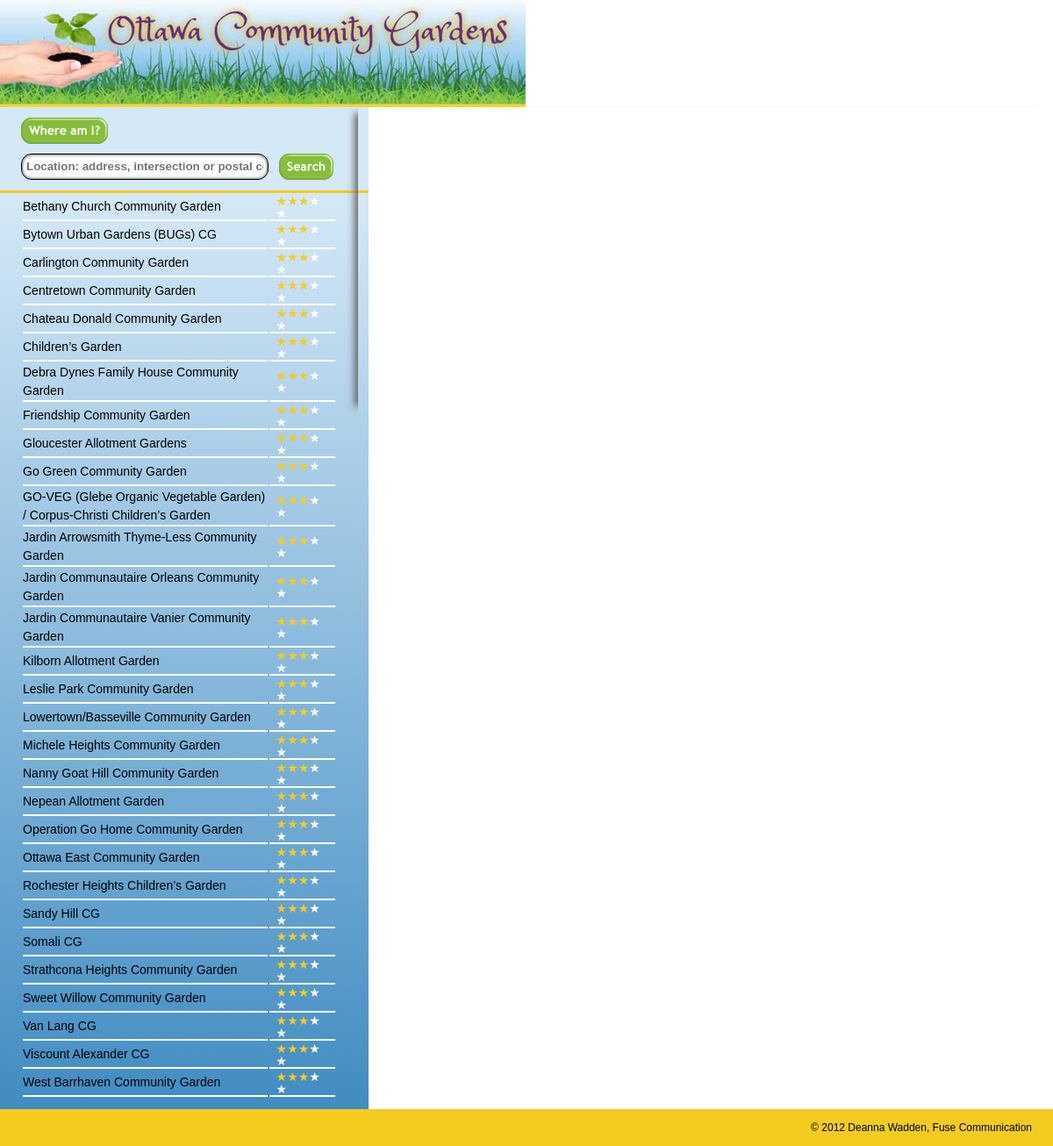
The page / on the database its author committed.
### tables this page shows
CREATE TABLE IF NOT EXISTS `garden_locations` (
  `id` int(11) NOT NULL AUTO_INCREMENT,
  `name` varchar(255) NOT NULL,
  `street_address` text NOT NULL,
  `longitude` double NOT NULL,
  `latitude` double NOT NULL,
  `rate_count` int(11) NOT NULL,
  `rate_total` int(11) NOT NULL,
  `contact` varchar(80) NOT NULL,
  `email` varchar(50) NOT NULL,
  `url` varchar(50) NOT NULL,
  PRIMARY KEY (`id`)
);

### index.php (the view, shortened to what this page needs)
<?php
require_once 'includes/db.php';
$results = $db->query('
	SELECT id, name, street_address, longitude, latitude,  rate_count, rate_total
	FROM garden_locations
	ORDER BY name ASC
');
include_once 'includes/wrapper-top.php';
?>
<div class="wrapper">
	<div id="geolocation">
		<button id="geo">Where Am I?</button>
		<form id="geo-form">
			<input type="text" id="adr" placeholder="Location: address, intersection or postal code">
			<input type="submit">
		</form>
	</div>
	<div id="map"></div>
	<div id="main-list" class="gradient">
		<table>
			<tbody class="garden-list">
				<?php foreach ($results as $garden) : ?>
					<?php
						if ($garden['rate_count'] > 0) {
							$rating = round($garden['rate_total'] / $garden['rate_count']);
						} else {
							$rating = 0;
						}
					?>
					<tr data-id="<?php echo $garden['id']; ?>">
						<td class="names" itemscope itemtype="http://schema.org/CivicStructure">
								<a href="single.php?id=<?php echo $garden['id']; ?>" itemprop="name"><?php echo $garden['name']; ?></a>
						</td>
						<td class="rating">
							<ol class="rater">
								<?php for ($i = 1; $i <= 5; $i++) : ?>
									<?php $class = ($i <= $rating) ? 'is-rated' : ''; ?>
									<li class="rater-level <?php echo $class; ?>">★</li>
								<?php endfor; ?>
							</ol>
						</td>
					</tr>
				<?php endforeach; ?>
			</tbody>
		</table>
	</div>
</div>
<?php
include_once 'includes/wrapper-bottom.php';
?>

### css/public.css (style rules this page uses)
html { margin: 0; padding:0; }
body { margin: 0; padding:0; min-width: 320 px; font: normal 100%/1.5 "Trebuchet MS", Arial, Helvetica, sans-serif; }
.wrapper { position: relative; }
#geolocation { margin: 0; padding: 3%; width: 96%; background-color: #d5e8f7; border-bottom: 3px solid #f4cc20; }
button[id="geo"] { margin-bottom: 1%; padding: 0; width: 99px; height: 30px; background: url("../images/geolocation-btn.png") no-repeat left top; border: 0; overflow: hidden; text-indent: -999em; }
input[type="text"] { margin-top: 2%; padding: 5px; width: 75%; height: 18px; border: 1px solid #000; -webkit-border-radius: 12px; -moz-border-radius: 12px; border-radius: 12px; -webkit-box-shadow: inset 0px 0px 3px 1px rgba(0, 0, 0, .5); -moz-box-shadow: inset 0px 0px 3px 1px rgba(0, 0, 0, .5); box-shadow: inset 0px 0px 3px 1px rgba(0, 0, 0, .5); color: #999; font-weight: bold; }
input[type="submit"] { margin: 2% 1%; padding: 0; width: 62px; height: 30px; float: right; background: url("../images/search-btn.png") no-repeat left top; border: 0; overflow: hidden; text-indent: -999em; }
#map { margin: 0; padding: 0; height: 350px; width: 100%; }
#main-list { margin: 0; padding: 3%; width: 94%; background: #d5e8f7; background: -moz-linear-gradient(top, #d5e8f7 0%, #418cc2 100%); background: -webkit-gradient(linear, left top, left bottom, color-stop(0%,#d5e8f7), color-stop(100%,#418cc2)); background: -webkit-linear-gradient(top, #d5e8f7 0%,#418cc2 100%); background: -o-linear-gradient(top, #d5e8f7 0%,#418cc2 100%); background: -ms-linear-gradient(top, #d5e8f7 0%,#418cc2 100%); background: linear-gradient(top, #d5e8f7 0%,#418cc2 100%); filter: progid:DXImageTransform.Microsoft.gradient( startColorstr='#d5e8f7', endColorstr='#418cc2',GradientType=0 ); }
.names { margin: 0; padding: 0; width: 41%; border-bottom: 2px solid #fff; font-size: .875em; line-height: 1.5; }
.garden-list a { color: #000; text-decoration: none; }
ol.rater { margin: 0; padding: 0; display: inline; list-style-type: none; }
.rating { padding: 0 2%; width: 16%; border-bottom: 2px solid #fff; font-size: .875em; }
.rater { display: inline-block; margin: 0; padding: 0; vertical-align: middle; list-style-type: none; line-height: 1; }
.rater-level { float: left; color: #fff; }
.rater-level a:hover, .rater-level a:focus, .rater-level a:active, .is-rated, .is-rated a, .is-rated a:link, .is-rated a:visited, .is-rated a:hover, .is-rated a:focus, .is-rated a:active, .is-rated-hover a, .is-rated-hover a:link, .is-rated-hover a:visited { color: #f4cc20; }
@media screen and (min-width: 1000px) { #geolocation { margin: 0; padding: 1% 3% 1% 2%; width: 30%; background-color: #d5e8f7; } }
@media screen and (min-width: 1000px) { #map { margin: 0; padding: 0; -webkit-box-shadow: -12px -1px 8px -8px #666666; -moz-box-shadow: -12px -1px 8px -8px #666666; box-shadow: -12px -1px 8px -8px #666666; bottom: 0; position: absolute; right: 0; top: 0; width: 66%; } }
@media screen and (min-width: 1000px) { #main-list { margin: 0; padding: 0 3% 1% 2%; width: 30%; background: #d5e8f7; background: -moz-linear-gradient(top, #d5e8f7 0%, #418cc2 100%); background: -webkit-gradient(linear, left top, left bottom, color-stop(0%,#d5e8f7), color-stop(100%,#418cc2)); background: -webkit-linear-gradient(top, #d5e8f7 0%,#418cc2 100%); background: -o-linear-gradient(top, #d5e8f7 0%,#418cc2 100%); background: -ms-linear-gradient(top, #d5e8f7 0%,#418cc2 100%); background: linear-gradient(top, #d5e8f7 0%,#418cc2 100%); filter: progid:DXImageTransform.Microsoft.gradient( startColorstr='#d5e8f7', endColorstr='#418cc2',GradientType=0 ); } }
@media screen and (min-width: 1000px) { .names { margin: 0; padding: 0; width: 60%; border-bottom: 2px solid #fff; font-size: .875em; } }

### rows shown on the page
garden_locations: name "Bethany Church Community Garden"
garden_locations: name "Bytown Urban Gardens (BUGs) CG"
garden_locations: name "Carlington Community Garden"
garden_locations: name "Centretown Community Garden"
garden_locations: name "Chateau Donald Community Garden"
garden_locations: name "Children’s Garden"
garden_locations: name "Debra Dynes Family House Community Garden"
garden_locations: name "Friendship Community Garden"
garden_locations: name "Gloucester Allotment Gardens"
garden_locations: name "Go Green Community Garden"
garden_locations: name "GO-VEG (Glebe Organic Vegetable Garden) / Corpus-Christi Children’s Garden"
garden_locations: name "Jardin Arrowsmith Thyme-Less Community Garden"
garden_locations: name "Jardin Communautaire Orleans Community Garden"
garden_locations: name "Jardin Communautaire Vanier Community Garden"
garden_locations: name "Kilborn Allotment Garden"
garden_locations: name "Leslie Park Community Garden"
garden_locations: name "Lowertown/Basseville Community Garden"
garden_locations: name "Michele Heights Community Garden"
garden_locations: name "Nanny Goat Hill Community Garden"
garden_locations: name "Nepean Allotment Garden"
garden_locations: name "Operation Go Home Community Garden"
garden_locations: name "Ottawa East Community Garden"
garden_locations: name "Rochester Heights Children’s Garden"
garden_locations: name "Sandy Hill CG"
garden_locations: name "Somali CG"
garden_locations: name "Strathcona Heights Community Garden"
garden_locations: name "Sweet Willow Community Garden"
garden_locations: name "Van Lang CG"
garden_locations: name "Viscount Alexander CG"
garden_locations: name "West Barrhaven Community Garden"
